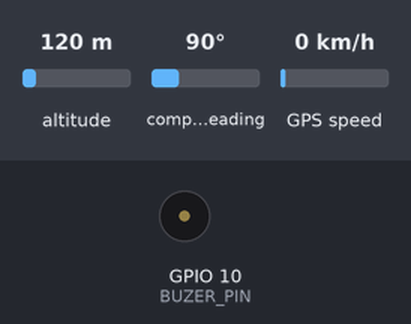
Bench run of a program on a simulated ESP32-C3. Parts: buzzer (waves = sounding). Inputs (shaded band) come from the test bench; at power-on: altitude 120 m, compass heading 90°, GPS speed 0 km/h. Storage starts empty; the GPS gets a fix after 3 s at 37.7749, -122.4194 with 8 satellites; nothing arrives over Bluetooth unless stated; a phone connects over Bluetooth LE 3 s after start; what the program prints to the serial monitor is not drawn.

Above: at 0.6 s.
At 3.6 s:
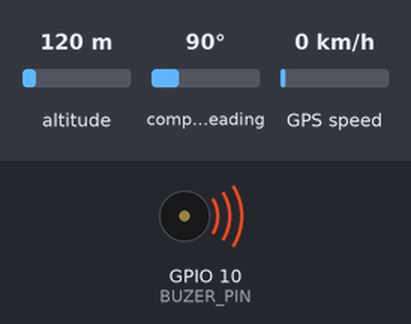
Timing chart, 0 to 6.1 s (numbered marks = the images above):
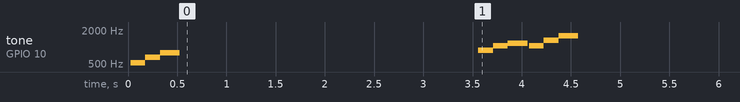

The program:

main.cpp
```cpp
#include <Arduino.h>
#include "SPI.h"
#include "sd.h"
#include "config.h"
#include <TinyGPS++.h>
#include "ble.h"
#include "Odometer.h"
#include "mid.h"
#include "gpsloger.h"

// GPS
TinyGPSPlus gps;

HardwareSerial gpsSerial(1);

bool gpsFLAG = false;

void setup() {
    Serial.begin(115200);
    pinMode(BUZER_PIN,OUTPUT);
    ledcSetup(0, 2000, 8);
    ledcAttachPin(BUZER_PIN, 0);
    sd_init();
    sd_info();
    ble_begin();
    // ---- GPS ----
    Serial.println("Запуск GPS...");

    gpsSerial.begin(GPS_BAUD, SERIAL_8N1, GPS_RX, GPS_TX);

    Serial.println("GPS готов");
    setupOdometer();
    play_mid(system_start);
}

void loop() {
  ble_loop();
    while (gpsSerial.available()) {
        char c = gpsSerial.read();
        gps.encode(c);
    }
    if (gpsFLAG) {
        updateAllOdometer();
        update_csv();
        Serial.println();
        Serial.println("------ GPS ------");

        Serial.print("Lat: ");
        Serial.println(gps.location.lat(), 6);

        Serial.print("Lng: ");
        Serial.println(gps.location.lng(), 6);

        Serial.print("Satellites: ");
        Serial.println(gps.satellites.value());

        if (gps.date.isValid()) {
            Serial.printf("Date: %02d/%02d/%04d\n",
                          gps.date.day(),
                          gps.date.month(),
                          gps.date.year());
        }
        if (gps.time.isValid()) {
            Serial.printf("Time: %02d:%02d:%02d\n",
                          gps.time.hour()+(time_zone),
                          gps.time.minute(),
                          gps.time.second());
        }
        Serial.printf("speed %.2f\n",gps.speed.kmph());
        Serial.print("maxSpeed "); Serial.println(maxSpeed);
        Serial.print("AvgSpeed "); Serial.println(avgSpeed);
        Serial.print("ode ");  Serial.println(ode_km);
        Serial.print("ode1 "); Serial.println(ode1_km);
        Serial.print("ode2 "); Serial.println(ode2_km);
        Serial.print("ode3 "); Serial.println(ode3_km);

        Serial.println("-----------------");
    }

    if(gps.satellites.value()>0 && gps.date.isValid() && !gpsFLAG){
        gpsFLAG = true;
        play_mid(gps_found);
        setup_csv();
    }
    if(gps.satellites.value()<=0 and gpsFLAG){
        gpsFLAG = false;
        play_mid(gps_lost);
    }
    delay(1000);
}
```

Odometer.cpp
```cpp
#include "Odometer.h"
#include <SD.h>
#include <ArduinoJson.h>
#include <TinyGPS++.h>

// Определения переменных
double ode_km = 0;
double ode1_km = 0;
double ode2_km = 0;
double ode3_km = 0;

double avgSpeed = 0;
float maxSpeed = 0;

int time_start = millis();
int time_ms;
extern TinyGPSPlus gps;

double lat=0,lng=0;
double lastLat = 0, lastLng = 0;

double ode0_km;
void updateOdometer0(){
    double distance0 = TinyGPSPlus::distanceBetween(
       lastLat, lastLng,
        lat, lng
    );
   if (distance0 > 0 && distance0 < 1000)
    {
        ode0_km += distance0 / 1000.0;
    }
}

void updateOdometer(){
    double distance = TinyGPSPlus::distanceBetween(
        lastLat, lastLng,
        lat, lng
    );
    if (distance > 0 && distance < 1000)
    {
        ode_km += distance / 1000.0;
    }
}

void updateOdometer1(){
    double distance1 = TinyGPSPlus::distanceBetween(
        lastLat, lastLng,
       lat, lng
    );
    if (distance1 > 0 && distance1 < 1000)
    {
        ode1_km += distance1 / 1000.0;
    }
}

void updateOdometer2(){
    double distance2 = TinyGPSPlus::distanceBetween(
        lastLat, lastLng,
        lat, lng
    );
    if (distance2 > 0 && distance2 < 1000)
    {
        ode2_km += distance2 / 1000.0;
    }
}

void updateOdometer3(){
    double distance3 = TinyGPSPlus::distanceBetween(
        lastLat, lastLng,
        lat, lng
    );
    if (distance3 > 0 && distance3 < 1000)
    {
        ode3_km += distance3 / 1000.0;
    }
}


void GetMaxSpeed(){
    if (gps.location.isUpdated()){
        float speed = gps.speed.kmph();
        if(maxSpeed < speed){
            maxSpeed=speed;
        }
    }
}

void GetAgvSpeed(){
    avgSpeed = (ode0_km / (time_ms / 1000.0)) * 3.6;
}

void setupOdometer() {
    // Проверяем, существует ли файл
    if (!SD.exists("/Odometer.json")) {
        Serial.println("Файл Odometer.json не найден, создаем новый...");

        File newFile = SD.open("/Odometer.json", FILE_WRITE);
        if (newFile) {
            // Создаём пустой JSON
            newFile.println("{\"ode\":0,\"ode1\":0,\"ode2\":0,\"ode3\":0}");
            newFile.close();
            Serial.println("Файл создан!");
        } else {
            Serial.println("Не удалось создать файл Odometer.json");
            return;
        }
    }

    // Открываем файл для чтения
    File file = SD.open("/Odometer.json");
    if (!file) {
        Serial.println("Ошибка открытия файла после создания");
        return;
    }

    // Читаем данные из JSON
    StaticJsonDocument<256> doc;  // Можно заменить на JsonDocument<256> при необходимости
    DeserializationError error = deserializeJson(doc, file);
    file.close();

    if (error) {
        Serial.println("Ошибка парсинга JSON");
        return;
    }

    // ✅ Сериализация документа перед выводом в Serial
    serializeJsonPretty(doc, Serial);
    Serial.println(); // добавляем перевод строки после JSON

    ode_km  = doc["ode"].as<double>();
    ode1_km = doc["ode1"].as<double>();
    ode2_km = doc["ode2"].as<double>();
    ode3_km = doc["ode3"].as<double>();

    Serial.println("Odometer загружен!");
}

void saveOdometer() {
    File file = SD.open("/Odometer.json", FILE_WRITE);
    if (!file) {
        Serial.println("Ошибка открытия файла для записи");
        return;
    }

    StaticJsonDocument<256> doc;
    doc["ode"]  = ode_km;
    doc["ode1"] = ode1_km;
    doc["ode2"] = ode2_km;
    doc["ode3"] = ode3_km;

    // Записываем в файл красиво
    serializeJsonPretty(doc, file);
    file.close();

    // ✅ Также можно вывести в Serial для отладки
    serializeJsonPretty(doc, Serial);
    Serial.println();
    Serial.println("Odometer сохранен!");
}

void updateAllOdometer(){
    time_ms = millis() - time_start;
    if (gps.location.isUpdated()) {
        lat = gps.location.lat();
        lng = gps.location.lng();
        if (lastLat != 0 || lastLng != 0) {
            updateOdometer();
            updateOdometer0();
            updateOdometer1();
            updateOdometer2();
            updateOdometer3();
            GetMaxSpeed();
        }
        lastLat = lat;
        lastLng = lng;
        saveOdometer();
    }
}
```

Odometer.h
```cpp
#ifndef ODOMETER_H
#define ODOMETER_H

#include <Arduino.h>

// Объявления переменных
extern double ode_km;
extern double ode1_km;
extern double ode2_km;
extern double ode3_km;

extern double avgSpeed;
extern float maxSpeed;

void GetMaxSpeed();
void GetAgvSpeed();
void setupOdometer();
void saveOdometer();
void updateAllOdometer();

#endif
```

ble.cpp
```cpp
#include "ble.h"

bool deviceConnected = false;
bool bledeviceConnected = false;
#define SERVICE_UUID         "12345678-1234-1234-1234-123456789abc"
#define SPEED_CHAR_UUID      "11111111-1111-1111-1111-111111111111"
#define AVG_SPEED_CHAR_UUID  "22222222-2222-2222-2222-222222222222"
#define MAX_SPEED_CHAR_UUID  "33333333-3333-3333-3333-333333333333"
#define ODE1_CHAR_UUID       "44444444-4444-4444-4444-444444444444"
#define ODE2_CHAR_UUID       "55555555-5555-5555-5555-555555555555"
#define ODE3_CHAR_UUID       "66666666-6666-6666-6666-666666666666"

BLECharacteristic* speed;
BLECharacteristic* avg_speed;
BLECharacteristic* max_speed;
BLECharacteristic* ode1;
BLECharacteristic* ode2;
BLECharacteristic* ode3;


class MyServerCallbacks: public BLEServerCallbacks {
  void onConnect(BLEServer* pServer) { deviceConnected = true; }
  void onDisconnect(BLEServer* pServer) { deviceConnected = false; }
};

void ble_begin() {
  BLEDevice::init("ESP32_CustomBLE");

  BLEServer *pServer = BLEDevice::createServer();
  pServer->setCallbacks(new MyServerCallbacks());

  BLEService *pService = pServer->createService(SERVICE_UUID);

  speed = pService->createCharacteristic(
                        SPEED_CHAR_UUID,
                        BLECharacteristic::PROPERTY_READ |
                        BLECharacteristic::PROPERTY_NOTIFY
                      );
  speed->addDescriptor(new BLE2902());

  avg_speed = pService->createCharacteristic(
                        AVG_SPEED_CHAR_UUID,
                        BLECharacteristic::PROPERTY_READ |
                        BLECharacteristic::PROPERTY_NOTIFY
                      );
  avg_speed->addDescriptor(new BLE2902());

  max_speed = pService->createCharacteristic(
                        MAX_SPEED_CHAR_UUID,
                        BLECharacteristic::PROPERTY_READ |
                        BLECharacteristic::PROPERTY_NOTIFY
                      );
  max_speed->addDescriptor(new BLE2902());

  ode1 = pService->createCharacteristic(
                        ODE1_CHAR_UUID,
                        BLECharacteristic::PROPERTY_READ |
                        BLECharacteristic::PROPERTY_NOTIFY
                      );
  ode1->addDescriptor(new BLE2902());

  ode2 = pService->createCharacteristic(
                        ODE2_CHAR_UUID,
                        BLECharacteristic::PROPERTY_READ |
                        BLECharacteristic::PROPERTY_NOTIFY
                      );
  ode2->addDescriptor(new BLE2902());

  ode3 = pService->createCharacteristic(
                        ODE3_CHAR_UUID,
                        BLECharacteristic::PROPERTY_READ |
                        BLECharacteristic::PROPERTY_NOTIFY
                      );
  ode3->addDescriptor(new BLE2902());

  pService->start();

  BLEAdvertising *pAdvertising = BLEDevice::getAdvertising();
  pAdvertising->addServiceUUID(SERVICE_UUID);
  pAdvertising->start();
}

void ble_loop() {

  if (deviceConnected) {

    double spd = gps.speed.kmph();

    speed->setValue(String(spd).c_str());
    speed->notify();

    avg_speed->setValue(String(avgSpeed).c_str());
    avg_speed->notify();

    max_speed->setValue(String(maxSpeed).c_str());
    max_speed->notify();

    ode1->setValue(String(ode1_km).c_str());
    ode1->notify();

    ode2->setValue(String(ode2_km).c_str());
    ode2->notify();

    ode3->setValue(String(ode3_km).c_str());
    ode3->notify();
  }

  if (deviceConnected && !bledeviceConnected) {
      bledeviceConnected = true;
      play_mid(ble_connected);
  }

  if (!deviceConnected && bledeviceConnected) {
      bledeviceConnected = false;
      play_mid(ble_disconnected);
  }

}
```

ble.h
```cpp
#include "Arduino.h"
#include <BLEDevice.h>
#include <BLEServer.h>
#include <BLEUtils.h>
#include <BLE2902.h>
#include <TinyGPS++.h>
#include "Odometer.h"
#include "mid.h"

extern TinyGPSPlus gps;

void ble_begin();
void ble_loop();
```

gpsloger.cpp
```cpp
#include "gpsloger.h"
#include <TinyGPS++.h>
#include <SD.h>
#include "config.h"
#include "Odometer.h"
extern TinyGPSPlus gps;
extern bool gpsFLAG;

String buffer,csv_fileNAME,timeStr;

void setup_csv(){

    csv_fileNAME = "/" + String(gps.date.year()) + "-" +(gps.date.month()<10?"0":"") + String(gps.date.month()) + "-" +(gps.date.day()<10?"0":"") + String(gps.date.day()) +".csv";
    Serial.print("csv_fileNAME: ");
    Serial.println(csv_fileNAME);

    if(!SD.exists(csv_fileNAME)){
        Serial.println("Создаю новый CSV файл");

        File csvFile = SD.open(csv_fileNAME, FILE_WRITE);
        if(!csvFile){
            Serial.println("Ошибка создания файла");
            return;
        }

        csvFile.println("0x00"); // header CSV
        csvFile.close();
    }
}

void update_csv(){

    if(gpsFLAG){

        timeStr = String(gps.time.hour() + time_zone) + ":" +
                  String(gps.time.minute()) + ":" +
                  String(gps.time.second());

        buffer = String(gps.location.lat(),6) + "," +
                 String(gps.location.lng(),6) + "," +
                 timeStr + "," +
                 String(gps.speed.kmph()) + "," +
                 String(avgSpeed) + "," +
                 String(maxSpeed);

        File csvFile = SD.open(csv_fileNAME, FILE_APPEND);

        if(!csvFile){
            Serial.println("Не удалось открыть файл");
            return;
        }

        csvFile.println(buffer);
        csvFile.close();
    }
}
```

gpsloger.h
```cpp
#include <Arduino.h>

void setup_csv();
void update_csv();
```

mid.cpp
```cpp
#include "mid.h"

// GPS найден — восходящая
Note gps_found[3] = {
    {1047, 150}, // C6
    {1319, 150}, // E6
    {1568, 200}  // G6
};

// GPS потерян — нисходящая
Note gps_lost[3] = {
    {1568, 150}, // G6
    {1319, 150}, // E6
    {1047, 200}  // C6
};

// WiFi включился — чередующиеся вверх
Note wifi_on[3] = {
    {988, 150},  // B5
    {1175, 150}, // D6
    {1319, 200}  // E6
};

// WiFi выключился — чередующиеся вниз
Note wifi_off[3] = {
    {1319, 150}, // E6
    {1175, 150}, // D6
    {988, 200}   // B5
};

// BLE подключился — восходящий триплет
Note ble_connected[3] = {
    {880, 150},  // A5
    {1047, 150}, // C6
    {1175, 200}  // D6
};

// BLE отключился — нисходящий триплет
Note ble_disconnected[3] = {
    {1175, 150}, // D6
    {1047, 150}, // C6
    {880, 200}   // A5
};

// Система включилась — короткий восходящий
Note system_start[3] = {
    {523, 150},  // C5
    {659, 150},  // E5
    {784, 200}   // G5
};

// Система выключилась — короткий нисходящий
Note system_shutdown[3] = {
    {784, 150},  // G5
    {659, 150},  // E5
    {523, 200}   // C5
};

void play_mid(Note *melody) {
  for (int i = 0; i < 3; i++) {
    tone(BUZER_PIN, melody[i].freq, melody[i].dur);
    delay(melody[i].dur);
  }
}

void test_mid(){
    Serial.println("gps_found");
    play_mid(gps_found);
    delay(500);

    Serial.println("gps_lost");
    play_mid(gps_lost);
    delay(500);

    Serial.println("wifi_on");
    play_mid(wifi_on);
    delay(500);

    Serial.println("wifi_off");
    play_mid(wifi_off);
    delay(500);

    Serial.println("ble_connected");
    play_mid(ble_connected);
    delay(500);

    Serial.println("ble_disconnected");
    play_mid(ble_disconnected);
    delay(500);

    Serial.println("system_start");
    play_mid(system_start);
    delay(500);

    Serial.println("system_shutdown");
    play_mid(system_shutdown);
    delay(500);
}
```

mid.h
```cpp
#pragma once
#include "Arduino.h"
#include "config.h"


struct Note {
    int freq;
    int dur;
};

extern Note gps_found[3];
extern Note gps_lost[3];

extern Note wifi_on[3];
extern Note wifi_off[3];

extern Note ble_connected[3];
extern Note ble_disconnected[3];

extern Note system_start[3];
extern Note system_shutdown[3];

void test_mid();
void play_mid(Note *melody);
```

config.h
```cpp
#include <Arduino.h>
/*SD CONFIG*/
#define SD_SCK  4
#define SD_MISO 5
#define SD_MOSI 6
#define SD_CS   7
/*GPS CONFIG*/
#define GPS_RX 21
#define GPS_TX 20
#define GPS_BAUD 9600
#define time_zone 5
/*BAT CONFIG*/
#define BAT_V 1
/*BUZER CONFIG*/
#define BUZER_PIN 10
/*BTN CONFIG*/
#define BTN_PIN 0
/*FW CONFIG*/
#define FW_V "RideVault 0.5b"
```

Measured:
- by itself, tone on GPIO 10 (BUZER_PIN): plays 523 Hz for 0.15 s, 659 Hz for 0.15 s, 784 Hz for 0.20 s, 880 Hz for 0.15 s, 1047 Hz for 0.15 s, 1175 Hz for 0.20 s … (9 notes in this stretch)
